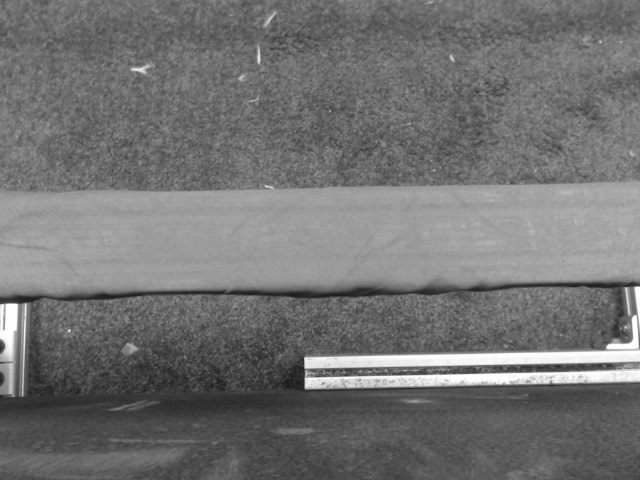
#> input picture images/test_piece_0_gray.png, 640 x 480 px
$ python edge_detection.py   (older library calls are emulated)
#> lines starting #> are read from the running program, lines starting #| are printed output that depends on the picture; after the words box and inside, x2 and y2 are one past the last pixel; in counts of white or black regions, pixels touching at a corner belong together; long printed decimals are rounded
#!/usr/bin/env python
import cv2

gray_img = cv2.imread("../../images/test_piece_0_gray.png")
#> gray_img is the input picture: shape (480, 640, 3); min 25, max 255, mean 114.3
saturation_img = cv2.imread("../../images/test_piece_0_saturation.png")
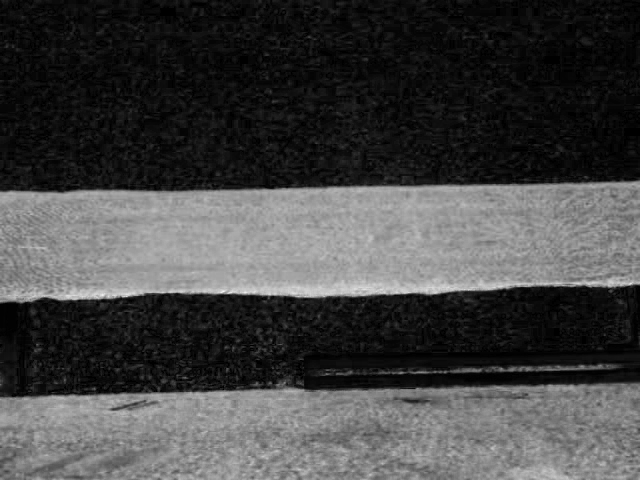
#> input picture images/test_piece_0_saturation.png, 640 x 480 px
#> saturation_img is the input picture: shape (480, 640, 3); min 0, max 247, mean 68.3

#cv2.imshow("Gray Image", gray_img)
#cv2.imshow("Saturation Image", saturation_img)

edge_img_gray = cv2.Canny(gray_img,100,200)
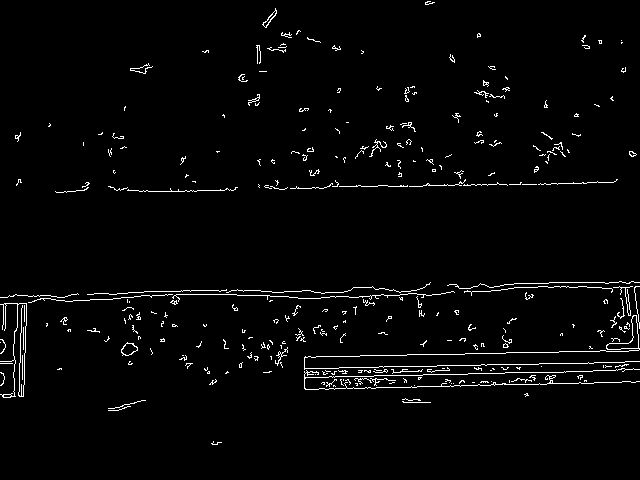
#> edge_img_gray: shape (480, 640); 2.4% white in thin lines or dots
edge_img_saturation = cv2.Canny(saturation_img,100,200)
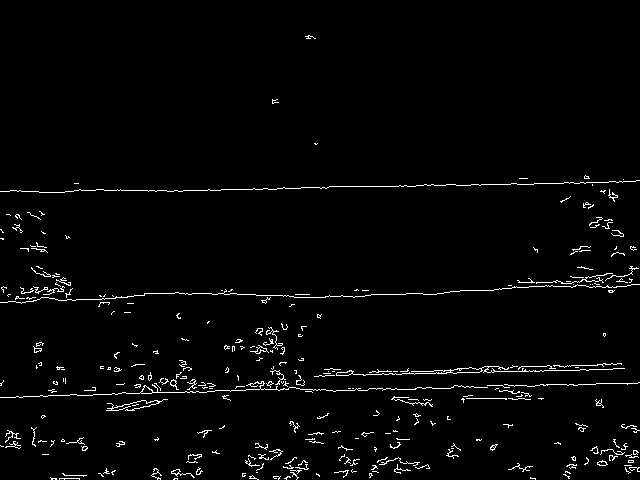
#> edge_img_saturation: shape (480, 640); 2.3% white in thin lines or dots

#cv2.imshow("Detected Edges (Gray)", edge_img_gray)
#cv2.imshow("Detected Edges (Saturation)", edge_img_saturation)

threshol_value=115
#thresh_basic = util.basic_thresholding(gray_img,threshol_value)
edge_img_basic = cv2.Canny(gray_img,100,200)
#cv2.imshow("Detected Edges (Basic)", edge_img_basic)

cv2.imshow('Canny Edges Before Contouring', edge_img_saturation)

# Finding Contours
# Use a copy of the image e.g. edged.copy()
# since findContours alters the image
_, contours, hierarchy = cv2.findContours(edge_img_saturation,
    cv2.RETR_EXTERNAL, cv2.CHAIN_APPROX_NONE)
#> contours = 292 contours, 284 with area under 20; largest, box (x1, y1, x2, y2) and area: (336, 366, 625, 376) 194, (0, 381, 488, 398) 78, (250, 345, 269, 354) 40, (597, 460, 608, 466) 34, (171, 469, 195, 478) 32, (170, 379, 179, 390) 29, (33, 346, 42, 353) 22, (490, 444, 498, 451) 20

print("Number of Contours found = " + str(len(contours)))
#| Number of Contours found = 292

max_perimeter = 0
for c in contours:
# This is to ignore that small hair countour which is not big enough
     new_perimeter = cv2.arcLength(c,True)
     if new_perimeter>max_perimeter:
        max_perimeter = new_perimeter
         #max_cnt = max(cnts, key = cv2.contourArea)
        max_cnt = c
#> this loop made 292 passes
#> (new_perimeter, max_perimeter) on passes 1, 2, 13, 22, 23, 35, 44, 113, 143, 237: (10.24, 10.24), (43.66, 43.66), (50.49, 50.49), (68.18, 68.18), (70.67, 70.67), (80.77, 80.77), (120.3, 120.3), (288.1, 288.1), (1164.2, 1164.2), (1367.9, 1367.9)
#> new_perimeter on passes 3 to 8: 12.83, 15.66, 15.9, 28.73, 23.31, 17.9
#> after the loop, max_cnt = contour of 1290 points, box (x1, y1, x2, y2) (0, 284, 640, 304), area 13; max_perimeter = 1367.9
    # compute the bounding box of the of the paper region and return it
    #print("Min Area Rect is: {}" .format(cv2.minAreaRect(c)))
print(cv2.arcLength(max_cnt,True))
#| 1367.872
#if (perimeter>1000):
cv2.drawContours(saturation_img, [max_cnt], -1, (150,250,150), 3)
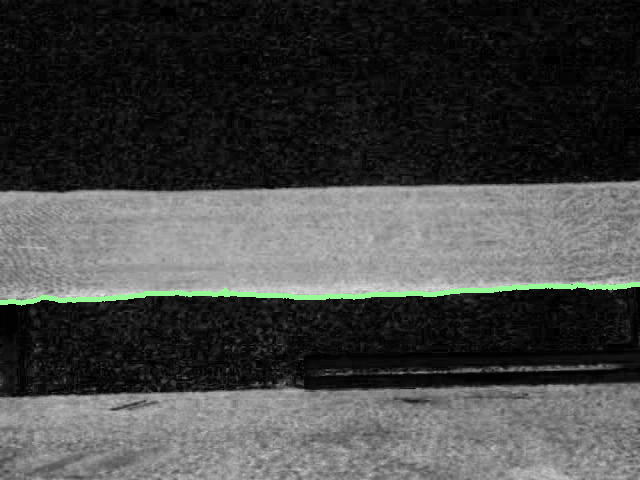
#> saturation_img: shape (480, 640, 3); 1.05% of pixels changed, all inside (x1, y1, x2, y2) = (0, 282, 640, 306)
cv2.imshow('Longest Contour', saturation_img)

# Draw all contours
# -1 signifies drawing all contours
#cv2.drawContours(saturation_img, contours, -1, (0, 255, 0), 3)
#cv2.imshow('Contours', saturation_img)

max_perimeter =1000
contour_list = []
i = 0
for c in contours:
# This is to ignore that small hair countour which is not big enough
    test_perimeter = cv2.arcLength(c,True)
    if test_perimeter>max_perimeter:
        contour_list.insert(i, c)
        cv2.drawContours(saturation_img, [c], -1, (150,250,150), 3)
        i+=1
#> this loop made 292 passes
#> test_perimeter on passes 1 to 12: 10.24, 43.66, 12.83, 15.66, 15.9, 28.73, 23.31, 17.9, 13.66, 9.66, 17.66, 13.07
#> (c, test_perimeter) on pass 15: ([[256, 472], [257, 472]], 2)
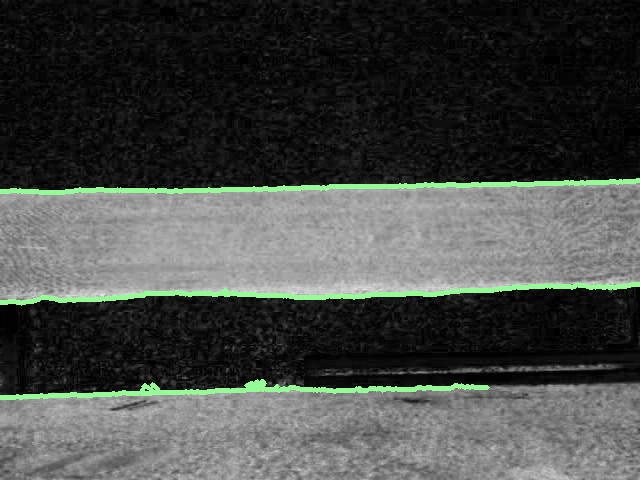
#> saturation_img: shape (480, 640, 3); 1.92% of pixels changed, all inside (x1, y1, x2, y2) = (0, 178, 640, 400)
#> after the loop, contour_list = 3 contours, 2 with area under 20; largest, box (x1, y1, x2, y2) and area: (0, 381, 488, 398) 78; i = 3
        #contour_list.append[c]
    # compute the bounding box of the of the paper region and return it
    #print("Min Area Rect is: {}" .format(cv2.minAreaRect(c)))
print(len(contour_list))
#| 3
print(i)
#| 3
cv2.imshow('Three Contours', saturation_img)

for cnt in contour_list:

    approx = cv2.approxPolyDP(cnt, 0.009 * cv2.arcLength(cnt, True), True)

    # draws boundary of contours.
    cv2.drawContours(saturation_img, [approx], 0, (0, 0, 255), 5)

    # Used to flatted the array containing
    # the co-ordinates of the vertices.
    n = approx.ravel()
    i = 0

    font = cv2.FONT_HERSHEY_COMPLEX

    for j in n :
        if(i % 2 == 0):
            x = n[i]
            y = n[i + 1]

            # String containing the co-ordinates.
            string = str(x) + " " + str(y)

            if(i == 0):
                # text on topmost co-ordinate.
                cv2.putText(saturation_img, "Arrow tip", (x, y),
                                font, 0.5, (255, 0, 0))
            else:
                # text on remaining co-ordinates.
                cv2.putText(saturation_img, string, (x, y),
                          font, 0.5, (0, 255, 0))
        i = i + 1
#> this loop made 3 passes
#> n on passes 1 to 3: [487, 387, 257, 381, 0, 397], [639, 284, 0, 302], [639, 180, 0, 191]
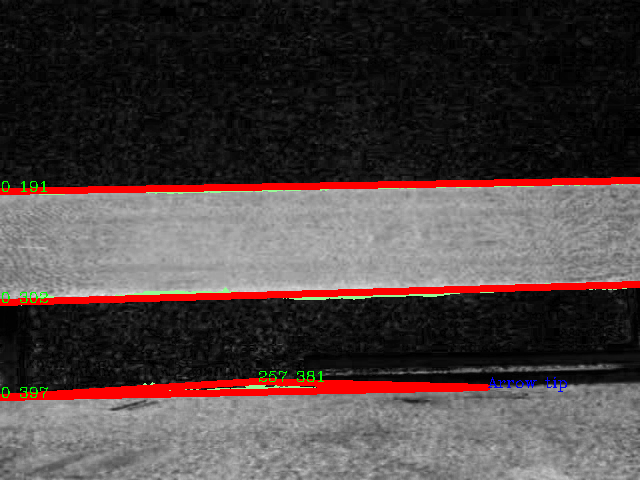
#> saturation_img: shape (480, 640, 3); 4.97% of pixels changed, all inside (x1, y1, x2, y2) = (0, 177, 640, 401)
cv2.imshow('Contour Coordinates', saturation_img)

cv2.waitKey(0)
cv2.destroyAllWindows()
